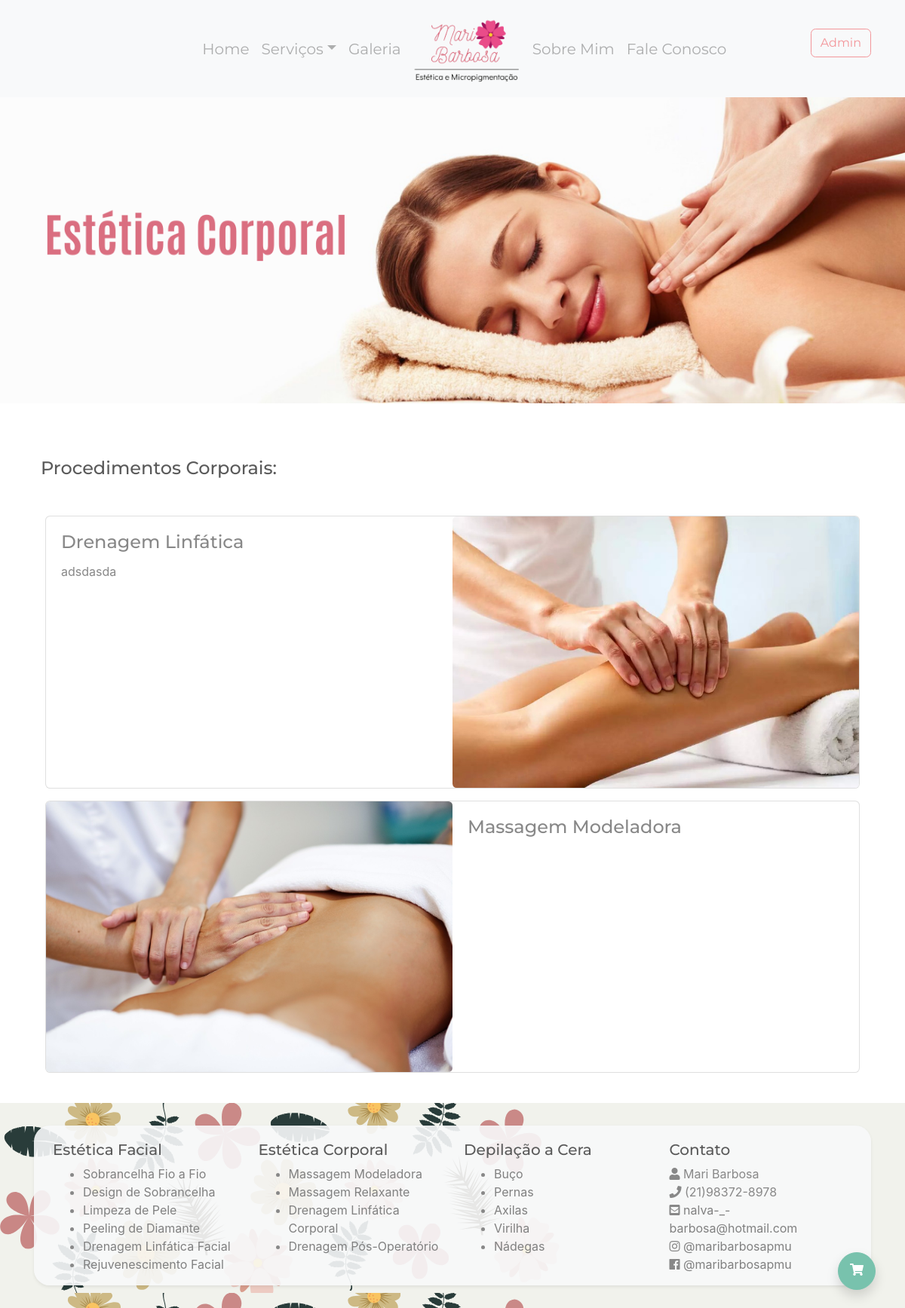
/corporal (signed in), run on the app's committed database.
### meuSite/models.py (models this page shows, shortened)
class Servico(models.Model):
    tipo = models.ForeignKey(TipoServico, on_delete=models.CASCADE)
    nome = models.CharField('Servico', max_length=200, db_index=True)
    tag = models.SlugField('Tag', max_length=100, default=' ')
    imagem = models.CharField('Imagem', max_length=200)
    descricao = models.TextField(blank=True)
    user = models.ForeignKey(settings.AUTH_USER_MODEL,
                             related_name='servicos',
                             on_delete=models.DO_NOTHING,
                             null=True)
    preco = models.DecimalField('Preco', max_digits=10, decimal_places=2, default=0)
    class Meta:
        db_table = 'servico'
        ordering = ('nome',)
    def get_absolute_path(self):
        return reverse('estetica:servico', args=[self.id, self.tag])

### meuSite/views.py (the view)
# urls.py: path('corporal', views.corporal, name='corporal'),
def corporal(request):
    corporais = Servico.objects.filter(tipo__nome__contains='corporal')
    return render(request, 'corporal.html', {'servicos': corporais})

### meuSite/templates/corporal.html (shortened to what this page needs)
{% extends "base.html" %}
{% load static %}
{% block estilo %}
    <link rel="stylesheet" type="text/css" href="{% static 'css/facial.css' %}"/>
{% endblock estilo %}
{% block conteudo %}
    {% static "images" as baseUrl %}
    <header id="header" class="mb-4" style="margin-top: 120px;">
        <img class="d-block w-100" src="{{ baseUrl }}/corporal-header.png" alt="Tratamentos Corporais">
    </header>
    <div class="container my-4">
        <div class="block">
            <div class="row">
                <div class="col-12 p-4">
                    <h4 id="procedimentosCorporais" class="mb-0 pt-4 pb-4">Procedimentos Corporais:</h4>
                </div>
                <div class="col-12">
                    {% for servico in servicos %}
                        <div class="col-12" id="{{ servico.tag }}">
                            <a class="card mb-3" data-toggle="tooltip" data-placement="top"
                               title="Clique para mais informações"
                               href="{{ servico.get_absolute_path }}">
                                <div class="row no-gutters">
                                    {% if forloop.counter0|divisibleby:2 == 0 %}
                                        <div class="col-6 d-none d-md-inline-block">
                                            <img src="{{ baseUrl }}/{{ servico.imagem }}" class="card-img">
                                        </div>
                                        <div class="col-6 d-none d-md-inline-block">
                                            <div class="card-body">
                                                <h4 class="card-title">{{ servico.nome }}</h4>
                                            </div>
                                        </div>
                                    {% else %}
                                        <div class="col-6 d-none d-md-inline-block">
                                            <div class="card-body">
                                                <h4 class="card-title">{{ servico.nome }}</h4>
                                                <p class="card-text">{{ servico.descricao }}</p>
                                            </div>
                                        </div>
                                        <div class="col-6 d-none d-md-inline-block">
                                            <img src="{{ baseUrl }}/{{ servico.imagem }}" class="card-img">
                                        </div>
                                    {% endif %}
                                </div>
                            </a>
                        </div>
                    {% endfor %}
                </div>
            </div>
        </div>
    </div>
{% endblock conteudo %}

### meuSite/static/css/facial.css (style rules this page uses)
a { color: inherit; }
a:link { text-decoration: none; }

### data on the page
Servico: nome "Drenagem Linfática", descricao "adsdasda", imagem (picture)
Servico: imagem (picture), nome "Massagem Modeladora"
